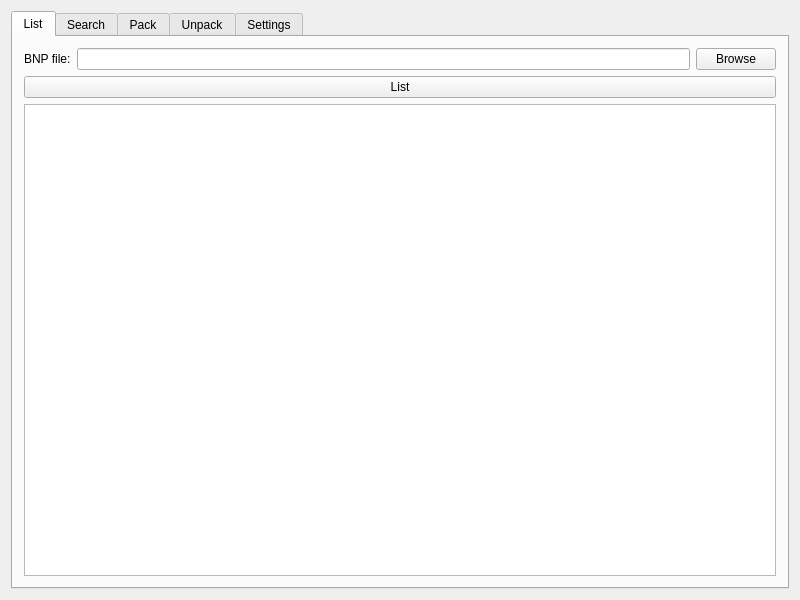
<?xml version="1.0" encoding="UTF-8"?>
<ui version="4.0">
 <class>MainWindow</class>
 <widget class="QMainWindow" name="MainWindow">
  <property name="geometry">
   <rect>
    <x>0</x>
    <y>0</y>
    <width>800</width>
    <height>600</height>
   </rect>
  </property>
  <property name="windowTitle">
   <string>bnp-make-frontend</string>
  </property>
  <property name="windowIcon">
   <iconset resource="bnp-make-frontend.qrc">
    <normaloff>:/images/bnp-make-frontend.ico</normaloff>:/images/bnp-make-frontend.ico</iconset>
  </property>
  <property name="tabShape">
   <enum>QTabWidget::Rounded</enum>
  </property>
  <widget class="QWidget" name="centralWidget">
   <layout class="QVBoxLayout" name="verticalLayout">
    <item>
     <widget class="QTabWidget" name="tabWidgetMenu">
      <property name="currentIndex">
       <number>0</number>
      </property>
      <widget class="QWidget" name="tabList">
       <attribute name="title">
        <string>List</string>
       </attribute>
       <layout class="QVBoxLayout" name="verticalLayout_5">
        <item>
         <layout class="QVBoxLayout" name="verticalLayoutList">
          <item>
           <layout class="QHBoxLayout" name="horizontalLayoutList">
            <item>
             <widget class="QLabel" name="labelList">
              <property name="text">
               <string>BNP file:</string>
              </property>
             </widget>
            </item>
            <item>
             <widget class="QLineEdit" name="lineEditList">
              <property name="readOnly">
               <bool>true</bool>
              </property>
             </widget>
            </item>
            <item>
             <widget class="QPushButton" name="pushButtonListBrowse">
              <property name="text">
               <string>Browse</string>
              </property>
             </widget>
            </item>
           </layout>
          </item>
          <item>
           <widget class="QPushButton" name="pushButtonList">
            <property name="text">
             <string>List</string>
            </property>
           </widget>
          </item>
          <item>
           <widget class="QTextEdit" name="textEditList">
            <property name="readOnly">
             <bool>true</bool>
            </property>
           </widget>
          </item>
         </layout>
        </item>
       </layout>
      </widget>
      <widget class="QWidget" name="tabSearch">
       <attribute name="title">
        <string>Search</string>
       </attribute>
       <layout class="QVBoxLayout" name="verticalLayout_3">
        <item>
         <layout class="QVBoxLayout" name="verticalLayoutSearch">
          <item>
           <layout class="QHBoxLayout" name="horizontalLayoutSearchPath">
            <item>
             <widget class="QLabel" name="labelSearchPath">
              <property name="text">
               <string>Search path:</string>
              </property>
             </widget>
            </item>
            <item>
             <widget class="QLineEdit" name="lineEditSearchPath">
              <property name="readOnly">
               <bool>true</bool>
              </property>
             </widget>
            </item>
            <item>
             <widget class="QPushButton" name="pushButtonSearchBrowse">
              <property name="text">
               <string>Browse</string>
              </property>
             </widget>
            </item>
           </layout>
          </item>
          <item>
           <layout class="QHBoxLayout" name="horizontalLayoutSearchString">
            <item>
             <widget class="QLabel" name="labelSearchString">
              <property name="text">
               <string>Search string:</string>
              </property>
             </widget>
            </item>
            <item>
             <widget class="QLineEdit" name="lineEditSearchString"/>
            </item>
           </layout>
          </item>
          <item>
           <widget class="QPushButton" name="pushButtonSearch">
            <property name="text">
             <string>Search</string>
            </property>
           </widget>
          </item>
          <item>
           <widget class="QTextEdit" name="textEditSearch">
            <property name="readOnly">
             <bool>true</bool>
            </property>
           </widget>
          </item>
         </layout>
        </item>
       </layout>
      </widget>
      <widget class="QWidget" name="tabPack">
       <attribute name="title">
        <string>Pack</string>
       </attribute>
       <layout class="QVBoxLayout" name="verticalLayout_7">
        <item>
         <layout class="QVBoxLayout" name="verticalLayoutPack">
          <item>
           <layout class="QHBoxLayout" name="horizontalLayoutPack">
            <item>
             <widget class="QLabel" name="labelPack">
              <property name="text">
               <string>Source path:</string>
              </property>
             </widget>
            </item>
            <item>
             <widget class="QLineEdit" name="lineEditPack">
              <property name="readOnly">
               <bool>true</bool>
              </property>
             </widget>
            </item>
            <item>
             <widget class="QPushButton" name="pushButtonPackBrowse">
              <property name="text">
               <string>Browse</string>
              </property>
             </widget>
            </item>
           </layout>
          </item>
          <item>
           <widget class="QPushButton" name="pushButtonPack">
            <property name="text">
             <string>Pack</string>
            </property>
           </widget>
          </item>
          <item>
           <widget class="QTextEdit" name="textEditPack">
            <property name="readOnly">
             <bool>true</bool>
            </property>
           </widget>
          </item>
         </layout>
        </item>
       </layout>
      </widget>
      <widget class="QWidget" name="tabUnpack">
       <attribute name="title">
        <string>Unpack</string>
       </attribute>
       <layout class="QVBoxLayout" name="verticalLayout_4">
        <item>
         <layout class="QVBoxLayout" name="verticalLayoutUnpack">
          <item>
           <layout class="QHBoxLayout" name="horizontalLayoutUnpack">
            <item>
             <widget class="QLabel" name="labelUnpack">
              <property name="text">
               <string>BNP file:</string>
              </property>
             </widget>
            </item>
            <item>
             <widget class="QLineEdit" name="lineEditUnpack">
              <property name="readOnly">
               <bool>true</bool>
              </property>
             </widget>
            </item>
            <item>
             <widget class="QPushButton" name="pushButtonUnpackBrowse">
              <property name="text">
               <string>Browse</string>
              </property>
             </widget>
            </item>
           </layout>
          </item>
          <item>
           <widget class="QPushButton" name="pushButtonUnpack">
            <property name="text">
             <string>Unpack</string>
            </property>
           </widget>
          </item>
          <item>
           <widget class="QTextEdit" name="textEditUnpack">
            <property name="readOnly">
             <bool>true</bool>
            </property>
           </widget>
          </item>
         </layout>
        </item>
       </layout>
      </widget>
      <widget class="QWidget" name="tabSettings">
       <attribute name="title">
        <string>Settings</string>
       </attribute>
       <layout class="QVBoxLayout" name="verticalLayout_6">
        <item>
         <layout class="QVBoxLayout" name="verticalLayoutSettings">
          <item>
           <layout class="QHBoxLayout" name="horizontalLayoutBnpMake">
            <item>
             <widget class="QLabel" name="labelSettingsBnpMake">
              <property name="text">
               <string>bnp_make path:</string>
              </property>
             </widget>
            </item>
            <item>
             <widget class="QLineEdit" name="lineEditBnpMake">
              <property name="readOnly">
               <bool>true</bool>
              </property>
             </widget>
            </item>
            <item>
             <widget class="QPushButton" name="pushButtonBnpMakeBrowse">
              <property name="text">
               <string>Browse</string>
              </property>
             </widget>
            </item>
           </layout>
          </item>
          <item>
           <layout class="QHBoxLayout" name="horizontalLayoutDataPath">
            <item>
             <widget class="QLabel" name="labelDataPath">
              <property name="text">
               <string>Data path:</string>
              </property>
             </widget>
            </item>
            <item>
             <widget class="QLineEdit" name="lineEditDataPath">
              <property name="readOnly">
               <bool>true</bool>
              </property>
             </widget>
            </item>
            <item>
             <widget class="QPushButton" name="pushButtonDataPathBrowse">
              <property name="text">
               <string>Browse</string>
              </property>
             </widget>
            </item>
           </layout>
          </item>
          <item>
           <widget class="QTextEdit" name="textEditSettings">
            <property name="readOnly">
             <bool>true</bool>
            </property>
           </widget>
          </item>
         </layout>
        </item>
       </layout>
      </widget>
     </widget>
    </item>
   </layout>
  </widget>
 </widget>
 <layoutdefault spacing="6" margin="11"/>
 <resources>
  <include location="bnp-make-frontend.qrc"/>
 </resources>
 <connections/>
</ui>
